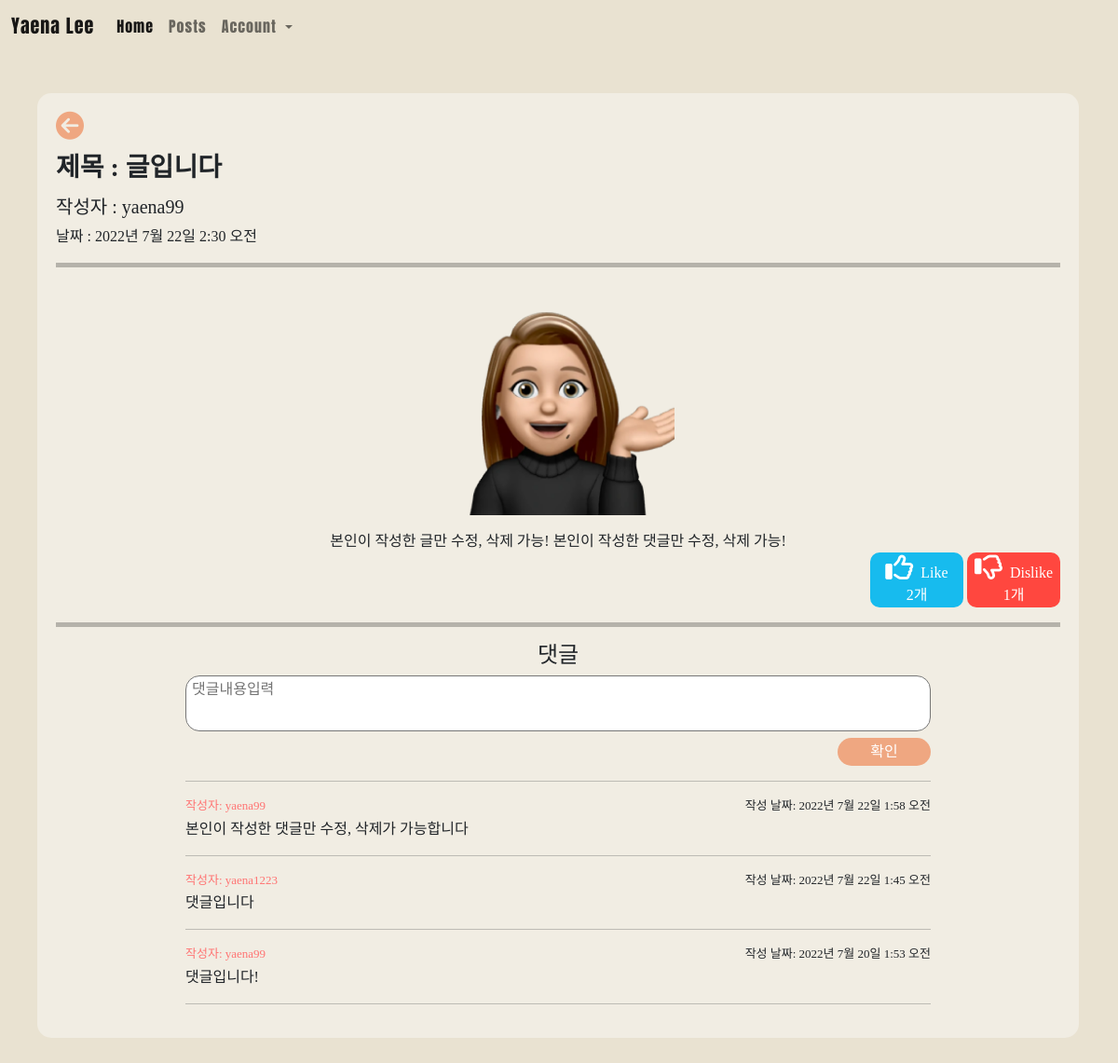
The page /4 on the database as committed earlier.
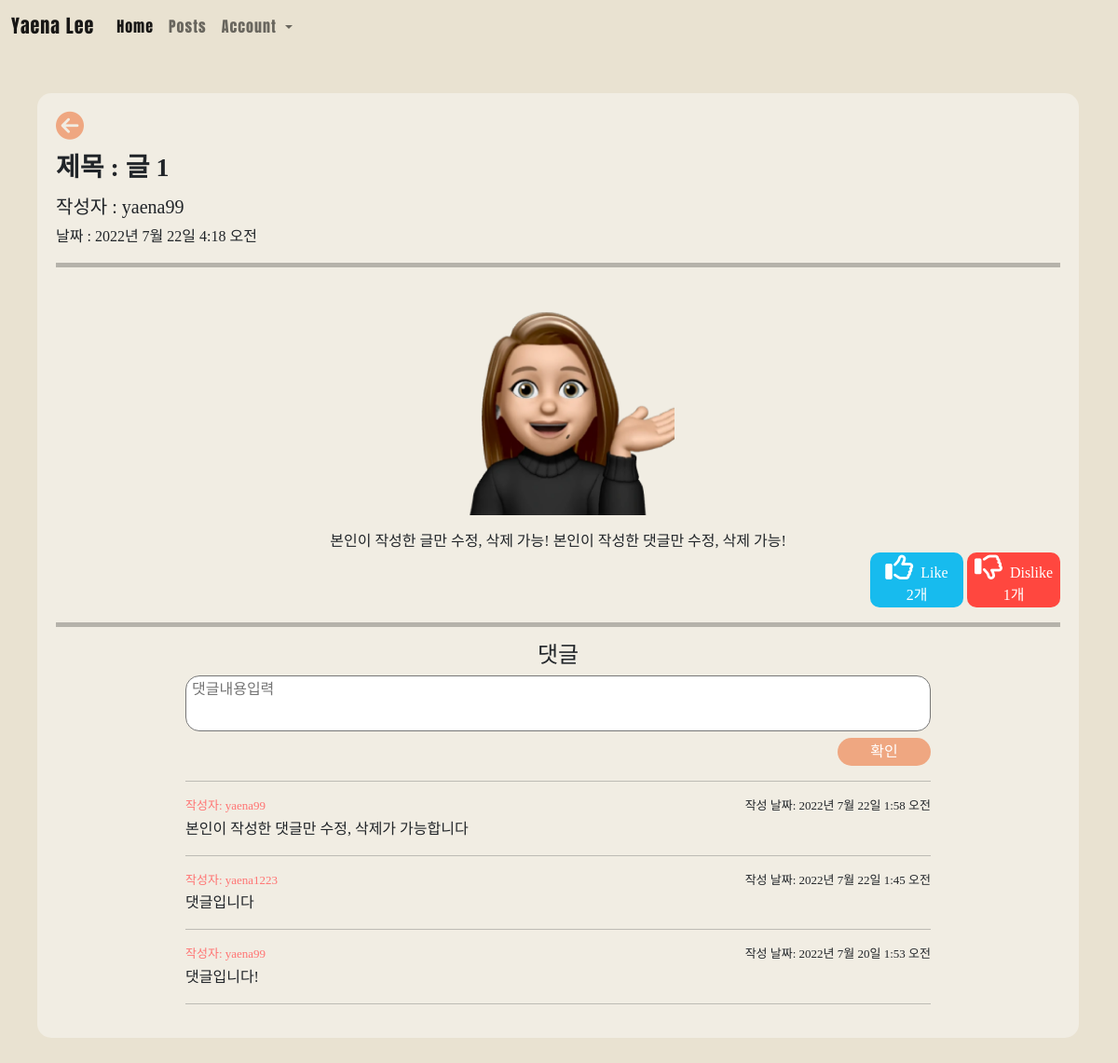
The same page on the database as committed later.
### main/models.py (models this page shows, shortened)
class Post(models.Model):
    title = models.CharField(max_length=200)
    writer = models.ForeignKey(User,on_delete=models.CASCADE)
    pub_date = models.DateTimeField()
    body = models.TextField()
    image = models.ImageField(upload_to = 'post/', blank = True, null = True)
    like_user_set = models.ManyToManyField(User, blank=True, related_name='likes_user_set',through='Like')
    dislike_user_set = models.ManyToManyField(User, blank=True, related_name='dislikes_user_set',through='Dislike')
    @property
    def like_count(self):
        return self.like_user_set.count()
    @property
    def dislike_count(self):
        return self.dislike_user_set.count()

### main/views.py (the view)
# urls.py: path('<int:id>', detail, name = "detail"),
def detail(request, id):
    post = get_object_or_404(Post, pk = id)
    all_comments = post.comments.all().order_by('-created_at')
    return render(request, 'main/detail.html', {'post':post, 'comments':all_comments})

### main/templates/main/detail.html (shortened to what the changed rows need)
{% extends 'base.html' %}
{% load static %}
{% block content %}
<div id = "detail" class="container" style="padding-top: 100px;">
    <div id = "detail_body" style="background-color: #f1ede3; border-radius: 15px; padding: 20px; margin-bottom: 30px;">
        {% if post.writer == user%}
        <a href = "{% url 'main:post'%}" style="display: inline-block;"><i class="fa-solid fa-circle-arrow-left" style="color: #efa781;; font-size: 30px;"></i></a>
            <div id = "edit_delete_post" style="text-align: right;float:right;">
                <a href = "{% url 'main:edit' post.id%}"><button id = "post_edit_button">글 수정하기</button></a>
                <a href = "{% url 'main:delete' post.id%}"><button id = "post_edit_button">글 삭제하기</button></a>
            </div>
        {% else %}
        <a href = "{% url 'main:post'%}" style="display: inline-block;"><i class="fa-solid fa-circle-arrow-left" style="color: #efa781;; font-size: 30px;"></i></a>
        {% endif %}
        <h3>제목 : {{post.title}}</h3>
        {% if post.writer %}
            {% if 'user' in post.writer.username %}
                <h5>작성자 : {{ post.writer.last_name }} {{ post.writer.first_name }}</h5>
            {% else %}
                <h5>작성자 : {{ post.writer }}</h5>
            {% endif %}
        {% else %}
        <h5>작성자 : 알 수 없음</h5>
        {% endif %}
        날짜 : {{post.pub_date}}<br>
        <hr style="height: 5px; border: 0 none;color:black">
        {% if post.image %}
            <p style="text-align: center;"><img src = "{{ post.image.url }}"  style="width: 250px" alt = "사진"></p>
        {% endif %}
        <div id = "summary" style="text-align: center;">{{post.body}}</div>
        <div class = "like_dislike" style="text-align: right;">
            <div class="like" name ="{{post.id}}" value="Like" style="display: inline-block;">
                {% if user in post.like_user_set.all %}
                    <button style="background-color: #17BBEE; color:white;border:none;width: 100px;border-radius: 10px;">
                        <i class="fa-solid fa-thumbs-up" id = "like-icon" style="font-size: 30px;display: inline-block;color: white;"></i>
                        &nbspLike
                        <p id="count-{{ post.id }}" style="margin-bottom: 0;">
                            {% if post.like_count == 0 %}
                                0개
                            {% else %}
                                {{ post.like_count }}개
                            {% endif %}
                        </p>
                    </button>
                {% else %}
                    <button style="background-color: #17BBEE; color:white;border:none;width: 100px;border-radius: 10px;">
                        <i class="fa-regular fa-thumbs-up"id = "like-icon" style="font-size: 30px;display: inline-block;color: white; "></i>
                        &nbspLike
                        <p id="count-{{ post.id }}" style="margin-bottom: 0;">
                            {% if post.like_count == 0 %}
                                0개
                            {% else %}
                                {{ post.like_count }}개
                            {% endif %}
                        </p>
                    </button>
                {% endif %}
            </div>
            <div class="dislike" name ="{{post.id}}" value="Dislike" style="display: inline-block;">
                {% if user in post.dislike_user_set.all %}
                    <button style="background-color:#FF473F; color:white;border:none;width: 100px;border-radius: 10px;">
                        <i class="fa-solid fa-thumbs-down" id = "dislike-icon" style="font-size: 30px;display: inline-block;color: white;"></i>
                        &nbspDislike
                        <p id="count2-{{ post.id }}" style="margin-bottom: 0;">
                            {% if post.dislike_count == 0 %}
                                0개
                            {% else %}
                                {{ post.dislike_count }}개
                            {% endif %}
                        </p>
                    </button>
                {% else %}
                    <button style="background-color:#FF473F; color:white;border:none;width: 100px;border-radius: 10px;">
                        <i class="fa-regular fa-thumbs-down"id = "dislike-icon" style="font-size: 30px;display: inline-block;color: white; "></i>
                        &nbspDislike
                        <p id="count2-{{ post.id }}" style="margin-bottom: 0;">
                            {% if post.dislike_count == 0 %}
                                0개
                            {% else %}
                                {{ post.dislike_count }}개
                            {% endif %}
                        </p>
                    </button>
                {% endif %}
            </div>
        </div>
        <hr style="height: 5px; border: 0 none;color:black">
        <h4 style="text-align: center;">댓글</h4>
        <div  style="text-align: center;">
            <form action="{%url 'main:create_comment' post.id%}" method="POST">
            </form>
        </div>
        <hr style="width: 800px; margin-left:auto;margin-right:auto">
            <div id = "comment" style="width: 800px; margin-left:auto;margin-right:auto">
                {% for comment in comments %}
                <p style="text-align: right; font-size: 13px; margin-bottom: 0;float: right;">작성 날짜: {{comment.created_at}}</p>
                {% if 'user' in comment.writer.username %}
                <p style="color:#ff7473; margin-bottom: 3px;font-size: 13px;">작성자 : {{comment.writer.last_name}} {{comment.writer.first_name}}</p>
                {% else %}
                <p style="color:#ff7473;margin-bottom: 3px;font-size: 13px;">작성자: {{comment.writer}}</p>
                {% endif %}   {{comment.content}}
                <hr>
                {% endfor %}
            </div>
    </div>
</div>
{% endblock %}

Rows that differ between the two databases and show on the page:
changed Post "본인이 작성한 글만 수정, 삭제 가능! 본인이 작성한 댓글만 수정, 삭제 가능!": title "글입니다" → "글 1"; pub_date "2022년 7월 22일 2:30 오전" → "2022년 7월 22일 4:18 오전"
